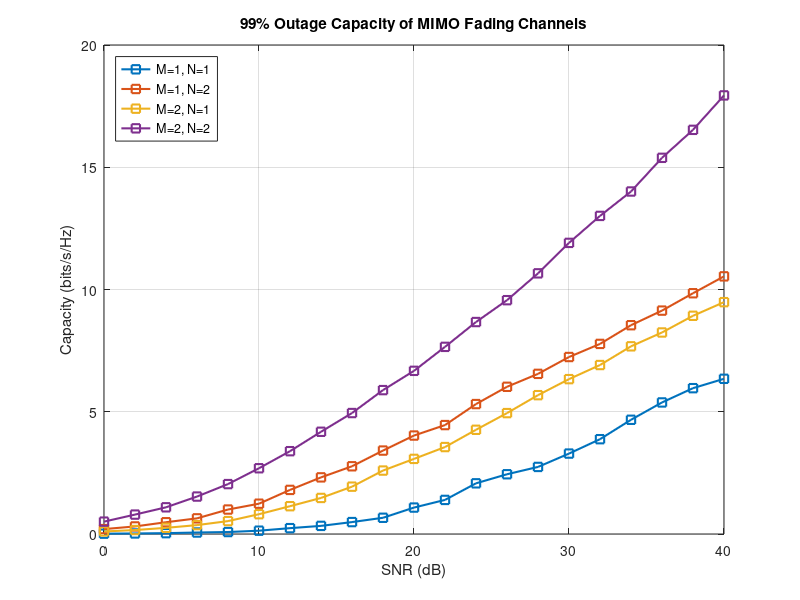
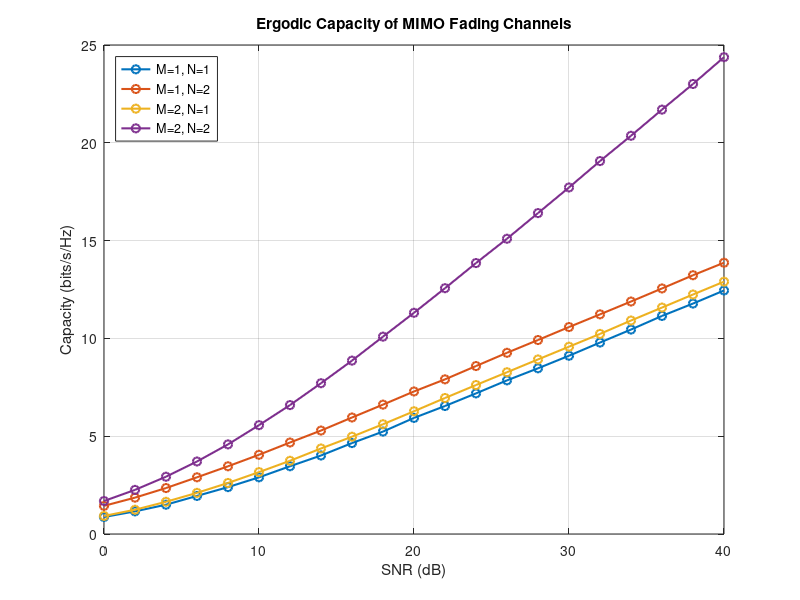

Source code (MATLAB) for these figures, in order: (Note: this script raises an error after producing the figures.)
% Capacity of MIMO Rayleigh fading channels
% Simulation: Ergodic and 99% Outage Capacity for various antenna configurations
clc;
clear;
close all;
rng(1);                       % Reproducible results

%% Simulation Parameters
SNR_dB = 0:2:40;             % SNR range in dB
SNR_lin = 10.^(SNR_dB/10);   % Convert to linear scale
num_snr_points = length(SNR_dB);

N_iter = 1e4;                % Monte Carlo iterations (10,000)
P_out_target = 0.01;         % Target outage probability (1% for 99% capacity)

% Antenna configurations [Tx, Rx]
antenna_configs = [1 1; 1 2; 2 1; 2 2];
num_configs = size(antenna_configs, 1);

% Pre-allocate storage for results
ergodic_capacity = zeros(num_snr_points, num_configs);
outage_capacity = zeros(num_snr_points, num_configs);
legend_str = cell(num_configs, 1);

disp('--- Starting MIMO Capacity Simulation ---');

%% Main Simulation Loop
for c_idx = 1:num_configs
    M = antenna_configs(c_idx, 1); % Tx antennas
    N = antenna_configs(c_idx, 2); % Rx antennas
    
    % Store legend entry
    legend_str{c_idx} = sprintf('M=%d, N=%d', M, N);
    fprintf('Simulating Configuration: %d x %d ...\n', M, N);
    
    % Optimization: Pre-define identity matrices outside the loop
    I_M = eye(M);
    I_N = eye(N);

    for s_idx = 1:num_snr_points
        rho = SNR_lin(s_idx); % Current SNR
        C_inst = zeros(N_iter, 1); % Store instantaneous capacities
        
        for k = 1:N_iter
            % Generate Channel Matrix H ~ CN(0,1)
            % Normalization by sqrt(2) ensures unit variance per entry
            H = (randn(N,M) + 1j*randn(N,M)) / sqrt(2);
            
            % Calculate Capacity
            % Optimization: Use Sylvester's determinant identity to compute
            % determinant of the smaller dimension matrix.
            if M <= N
                W = H' * H;
                % C = log2(det(I + (rho/M) * H'*H))
                C_inst(k) = real(log2(det(I_M + (rho/M) * W)));
            else
                W = H * H';
                % C = log2(det(I + (rho/M) * HH'))
                C_inst(k) = real(log2(det(I_N + (rho/M) * W)));
            end
        end
        
        % 1. Calculate Ergodic Capacity (Mean)
        ergodic_capacity(s_idx, c_idx) = mean(C_inst);
        
        % 2. Calculate 99% Outage Capacity
        % The capacity value that 99% of channels can support
        sorted_caps = sort(C_inst);
        idx_out = ceil(P_out_target * N_iter); 
        % Note: If P_out is 1%, we look at the 1st percentile of sorted data
        outage_capacity(s_idx, c_idx) = sorted_caps(idx_out);
    end
end

disp('--- Simulation Finished ---');

%% Plotting Results

% Figure 1: 99% Outage Capacity
fig1 = figure;
plot(SNR_dB, outage_capacity, '-s', 'LineWidth', 1.5, 'MarkerSize', 6);
grid on;
xlabel('SNR (dB)');
ylabel('Capacity (bits/s/Hz)');
title('99% Outage Capacity of MIMO Fading Channels');
legend(legend_str, 'Location', 'NorthWest');

% Figure 2: Ergodic Capacity
fig2 = figure;
plot(SNR_dB, ergodic_capacity, '-o', 'LineWidth', 1.5, 'MarkerSize', 6);
grid on;
xlabel('SNR (dB)');
ylabel('Capacity (bits/s/Hz)');
title('Ergodic Capacity of MIMO Fading Channels');
legend(legend_str, 'Location', 'NorthWest');

%% Save the results
resultsDir = 'results';
if ~exist(resultsDir, 'dir'); mkdir(resultsDir); end
labels = {'1x1', '1x2', '2x1', '2x2'};
names = [{'SNR_dB'}, strcat('ergodic_', labels), strcat('outage1pct_', labels)];
results = array2table([SNR_dB(:), ergodic_capacity, outage_capacity], 'VariableNames', names);
writetable(results, fullfile(resultsDir, 'capacity_results.csv'));
exportgraphics(fig1, fullfile(resultsDir, 'outage_capacity.png'), 'Resolution', 150);
exportgraphics(fig2, fullfile(resultsDir, 'ergodic_capacity.png'), 'Resolution', 150);
